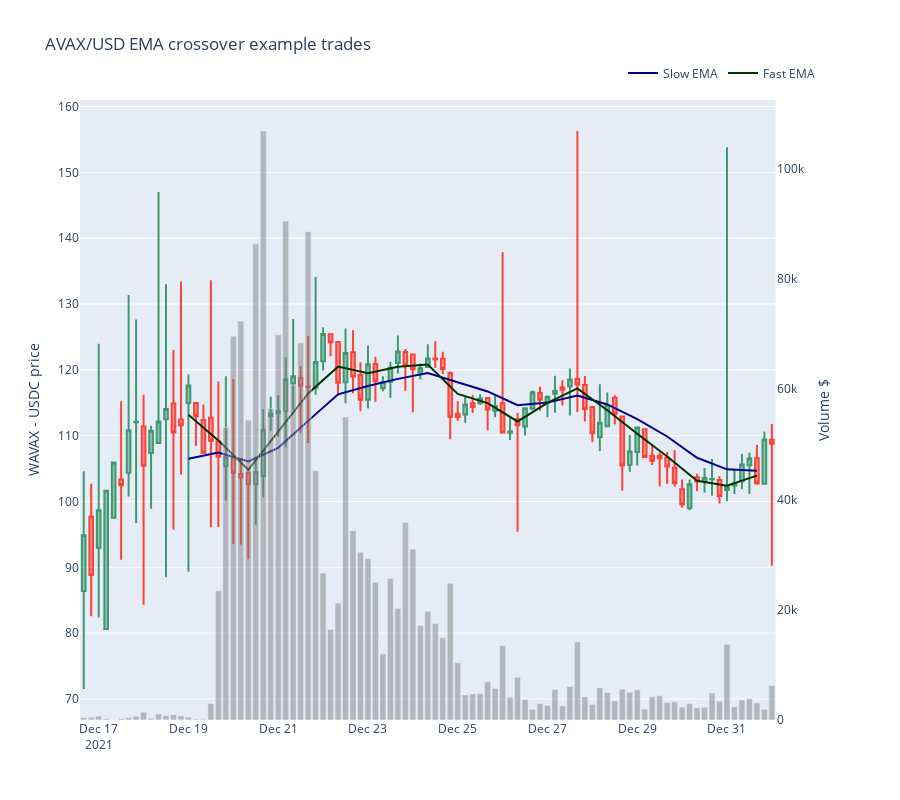

The cell this chart's notebook holds for it:
### Code cell
from tradeexecutor.visual.single_pair import visualise_single_pair

figure = visualise_single_pair(
    state,
    universe.universe.candles,
    start_at=start_at,
    end_at=end_at)

figure.show()
